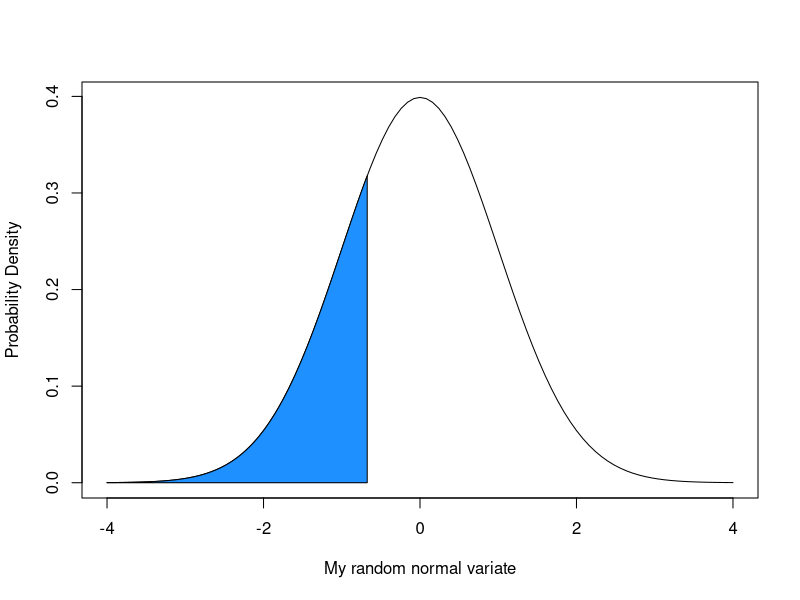
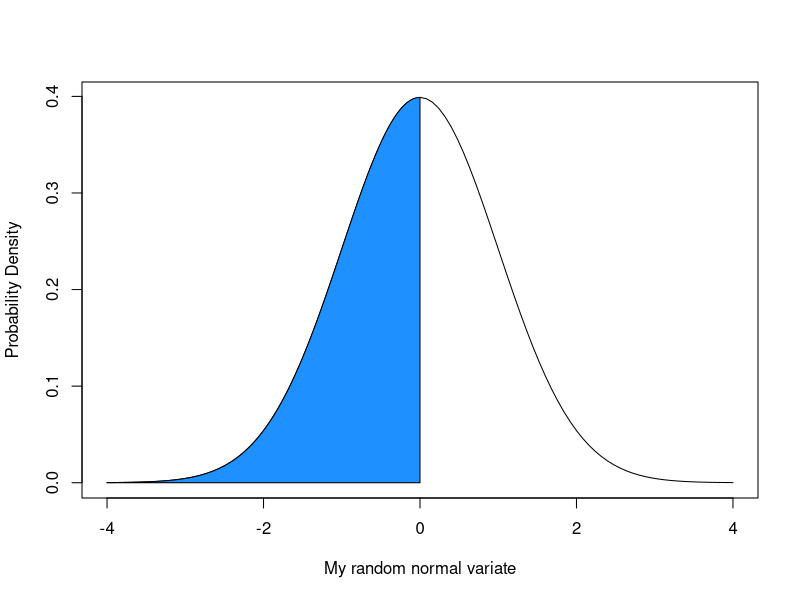
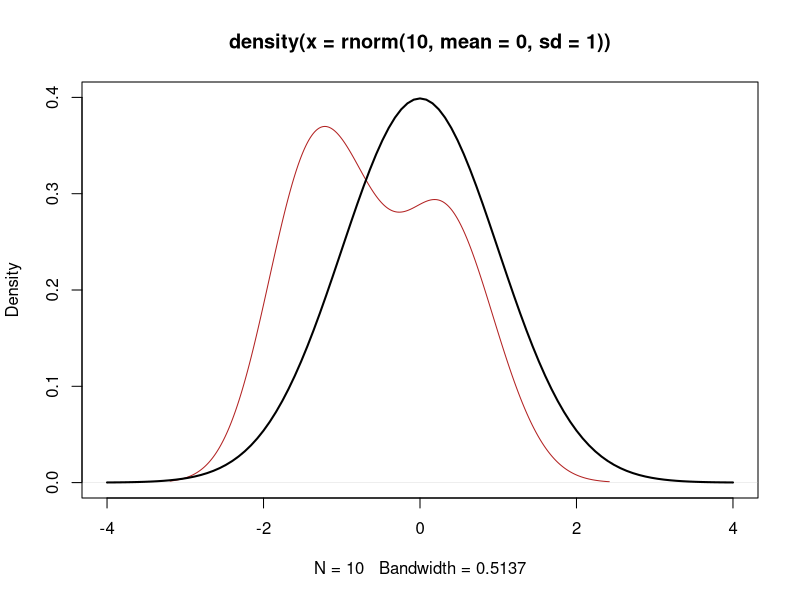
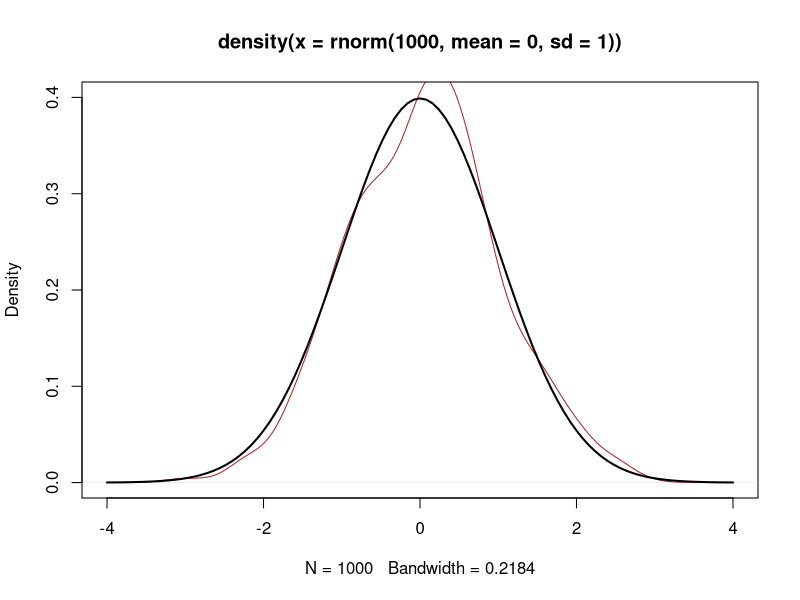
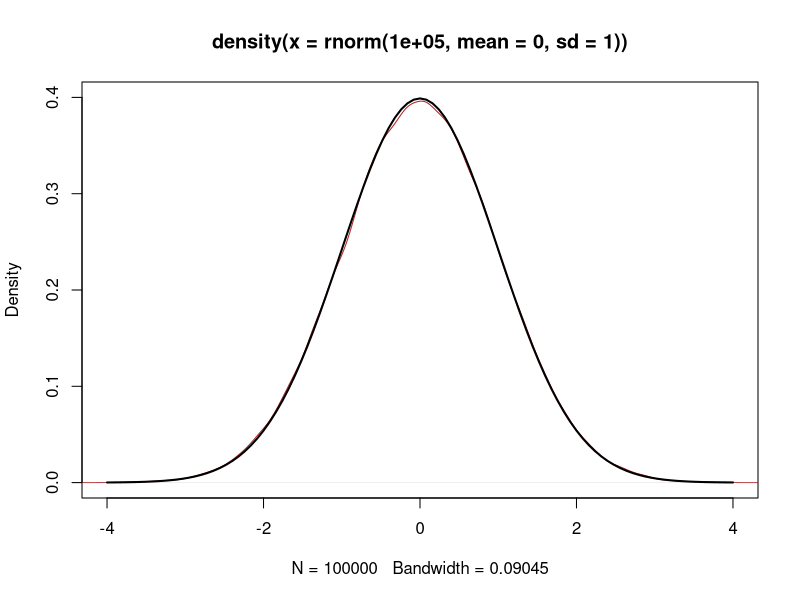
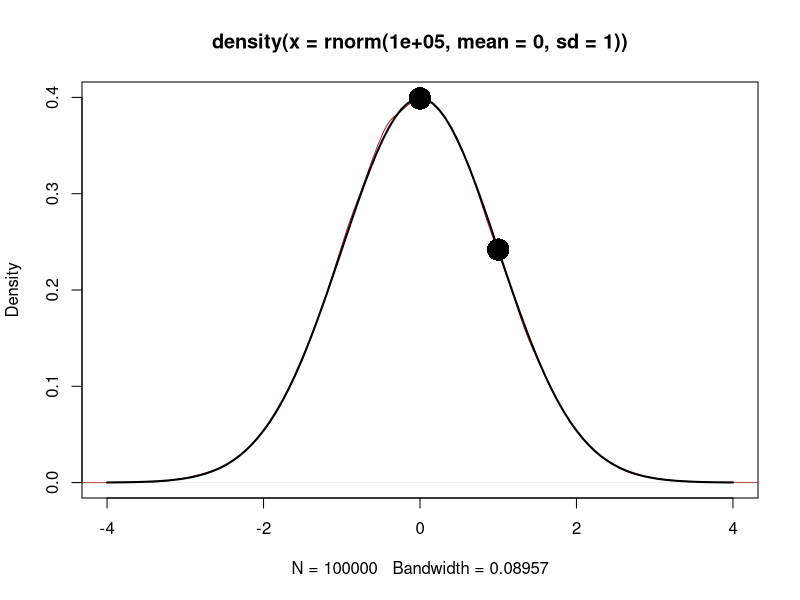
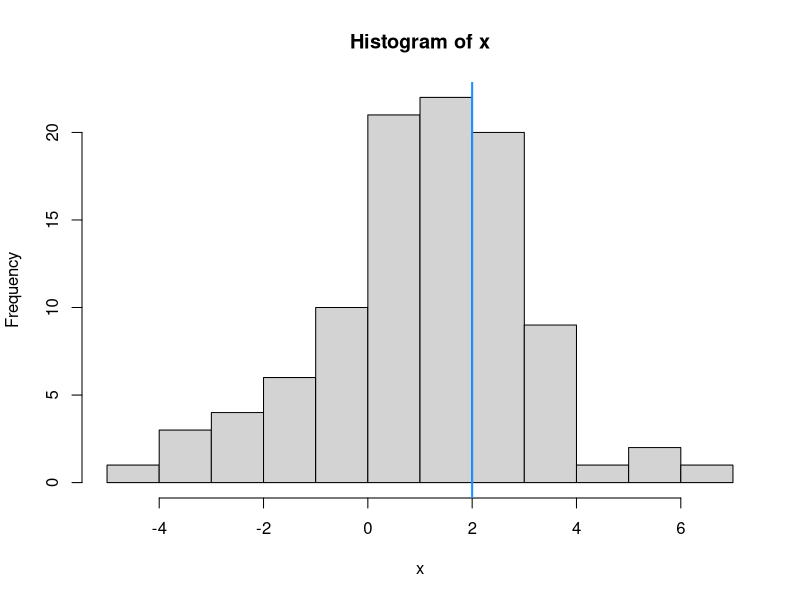
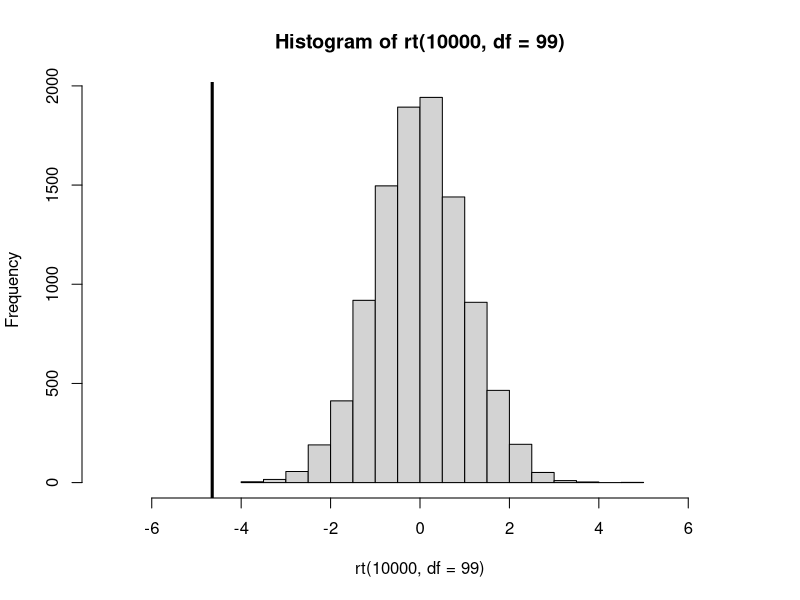

Here is the R script that generated these plots, in order:
## ---- chunk 1

coin <- rbinom(100, 1, p=0.5)
sum(coin == 1)

## ---- chunk 2



## ---- chunk 3

rnorm(100, 1, 1)
rbinom(100, 1, 0.25)
rpois(100, 1)
runif(100, 1, 20)
rgamma(100, 1, 1)

## ---- chunk 4

pnorm(-1, mean=0, sd=1)
pnorm(1, mean=0, sd=1)
pnorm(1, mean=0, sd=1, lower.tail=FALSE)


pbinom(0, 1, 0.15)
ppois(1, lambda=2)
punif(0.25, 0, 1)


## ---- chunk 5

pnorm(0.25, mean=0, sd=1)

qnorm(0.25, mean=0, sd=1)
pnorm(-0.6744898, mean=0, sd=1)

## ---- chunk 6

colorArea <- function(from, to, density, ..., col="dodgerblue", dens=NULL){
    y_seq <- seq(from, to, length.out=500)
    d <- c(0, density(y_seq, ...), 0)
    polygon(c(from, y_seq, to), d, col=col, density=dens)
}

curve(dnorm(x), from=-4, to=4, 
  ylab = "Probability Density",
  xlab = "My random normal variate")

colorArea(from=-4, to=qnorm(0.25), dnorm)

## ---- chunk 7

curve(dnorm(x), from=-4, to=4, 
  ylab = "Probability Density",
  xlab = "My random normal variate")

colorArea(from=-4, to=qnorm(0.5), dnorm)

## ---- chunk 8

plot(density(rnorm(10, mean=0, sd=1)), col='firebrick', 
  xlim=c(-4,4), ylim=c(0,0.4))
curve(dnorm(x), from=-4, to=4, add=TRUE, lwd=2)

plot(density(rnorm(1000, mean=0, sd=1)), col='firebrick', 
  xlim=c(-4,4), ylim=c(0,0.4))
curve(dnorm(x), from=-4, to=4, add=TRUE, lwd=2)

plot(density(rnorm(100000, mean=0, sd=1)), col='firebrick', 
  xlim=c(-4,4), ylim=c(0,0.4))
curve(dnorm(x), from=-4, to=4, add=TRUE, lwd=2)

## ---- chunk 9

plot(density(rnorm(100000, mean=0, sd=1)), col='firebrick', 
  xlim=c(-4,4), ylim=c(0,0.4))
curve(dnorm(x), from=-4, to=4, add=TRUE, lwd=2)
points(x=0, y=dnorm(0), pch=16, cex=3)
points(x=1, y=dnorm(1), pch=16, cex=3)

## ---- chunk 10
x <- rnorm(100, 1, 2)
mu <- 2

hist(x)
abline(v=mu, col='dodgerblue', lwd=2)

t.test(x, mu=mu)

tt <- (mean(x) - mu) / (sd(x) / sqrt(length(x)))
pt(tt, df=length(x)-1)

# why is the above value different from the t-test calculation from `t.test`?

pt(tt, df=length(x)-1)*2


hist(rt(10000, df=99), xlim=c(-7,7)) 
abline(v=tt, lwd=3)


## ---- chunk 11

x1 <- rnorm(100, 1, 2)
x2 <- rnorm(100, 2, 1)

t.test(x1, x2, var.equal=TRUE)


sp <- sqrt((var(x1)+var(x2)) / 2)
tt2 <- (mean(x1)-mean(x2)) / (sp*sqrt(2/length(x1)))

df <- (2*length(x1)) - 2

pt(tt2, df=df) * 2


hist(rt(10000, df=df), xlim=c(-5,5)) 
abline(v=tt2, lwd=3)


## at larger sample sizes, the normal distribution is approximately equal to the t-distribution (a z-test is the equivalent, which assumes that we know lots). The normal distribution is commonly used for significance testing (which we won't really go into here much beyond this t-test bit). 

pt(tt2, df=df)
pnorm(tt2)

## ---- chunk 12

outcomes <- c(0, 0, 0, 1, 1, 1, 1, 1, 1, 0, 0, 0, 0, 0, 0, 
1, 0, 1, 1, 0, 0, 0, 0, 0, 0, 0, 0, 1, 1, 0, 0, 0, 1, 0, 0, 
0, 0, 1, 0, 0, 0, 0, 0, 1, 0, 0, 0, 1, 0, 0, 0, 0, 1, 0, 0, 
0, 1, 0, 0, 0, 0, 1, 0, 0, 0, 0, 0, 0, 0, 0, 0, 1, 0, 0, 0, 
0, 0, 0, 0, 0, 0, 0, 0, 0, 0, 1, 0, 0, 0, 0, 0, 0, 0, 0, 0, 
1, 0, 0, 0, 0)



# the cheat way (binomial exact test) 
binom.test(sum(outcomes), n=100, p=0.5)

pbinom(sum(outcomes), 100, 0.5) * 2

## ---- chunk 13

pbinom(3, 10, 0.5)

## ---- chunk 14

pbinom(30, 100, 0.5)

## ---- chunk 15


## ---- chunk 16

1-dpois(5, 2)

## ---- chunk 17


## ---- chunk 18
library(stringr)
data(sentences)


## ---- chunk 19


## ---- chunk 20


logisticGrowth <- function(n, r, k){
  n*exp(r*(1-(n / k)))
}


logisticDynamics <- function(n,r,k, steps=100){
  ret <- c()
  ret[1] <- n
  if(length(r) == 1){
    r <- rep(r, steps)
  }
  for(i in 1:(steps-1)){
    ret[i+1] <- logisticGrowth(ret[i], r[i], k)
  }
  return(ret)
}


plot(logisticDynamics(n=2, r=0.25, k=100, steps=100), 
  type='b', las=1, ylab='population size', xlab='time',
  col='dodgerblue', pch=16)


## ---- chunk 21

logisticP1 <- function(Nt, b=0.1, d=0.1) {
  births <- sum(rbinom(Nt,1,b))
  deaths <- 0
  pop <- (Nt + births - deaths) 
  return(pop)
}

## ---- chunk 22

logisticP2 <- function(Nt, b=0.1, d=0.1) {
  births <- sum(rbinom(Nt, 1, b))
  deaths <- sum(rbinom(Nt, 1, d))
  pop <- (Nt + births - deaths) 
  return(pop)
}

## ---- chunk 23

logisticPDynamics <- function(Nt, b, d, steps=1000, mod=logisticP1){
  ret <- c()
  ret[1] <- Nt
  if(length(b) == 1){
    b <- rep(b, steps)
  }
  if(length(d) == 1){
    d <- rep(d, steps)
  }
  for(i in 1:(steps-1)){
    ret[i+1] <- mod(ret[i], b=b[i], d=d[i])
  }
  return(ret)
}


plot(logisticPDynamics(10, b=0.1, d=0.1, mod=logisticP1, steps=100), 
  type='l', las=1, ylab='population size', 
  xlab='time', col='dodgerblue')

## ---- chunk 24

# birth death equal
plot(logisticPDynamics(10, b=0.1, d=0.1, mod=logisticP2, steps=100), 
  type='l', ylim=c(0,30), 
  las=1, ylab='population size', xlab='time',
  col='dodgerblue')
lapply(1:100, function(x){
  lines(logisticPDynamics(10, b=0.1, d=0.1, mod=logisticP2, steps=100), col='dodgerblue')
})




# birth 2x death
plot(logisticPDynamics(10, b=0.2, d=0.1, mod=logisticP2, steps=100), 
  type='l', ylim=c(0,500),
  las=1, ylab='population size', xlab='time',
  col='dodgerblue')
lapply(1:100, function(x){
  lines(logisticPDynamics(10, b=0.2, d=0.1, mod=logisticP2, steps=100), col='dodgerblue')
})




# 1000 time steps
plot(logisticPDynamics(10, b=0.1, d=0.1, mod=logisticP2, steps=1000), 
  type='l', ylim=c(0,200),
  las=1, ylab='population size', xlab='time',
  col='dodgerblue')
lapply(1:100, function(x){
  lines(logisticPDynamics(10, b=0.1, d=0.1, mod=logisticP2, steps=1000), col=rainbow(100)[x])
})

## ---- chunk 25




## ---- chunk 26

sirModel <- function(init=c(100,1,0), beta=0.1, gamma=0.09, 
  steps=500, determ=TRUE){
  s <- i <- r <- c()
  s[1] <- init[1]/sum(init)
  i[1] <- init[2]/sum(init)
  r[1] <- init[3]/sum(init)

  if(determ){
    for(z in 2:steps){
      s[z] <- s[z-1] - (beta*s[z-1]*i[z-1])
      i[z] <- i[z-1] + (beta*s[z-1]*i[z-1]) - (gamma*i[z-1])
      r[z] <- r[z-1] + (gamma*i[z-1])
    }
  }
  if(determ==FALSE){
    for(z in 2:steps){
      infection <- (sum(rbinom(s[z-1], 1, beta*i[z-1])))
      recovery <- (sum(rbinom(i[z-1], 1, gamma)))
      s[z] <- s[z-1] - infection
      i[z] <- i[z-1] + infection - recovery
      r[z] <- r[z-1] + recovery
    }
  }
  return(data.frame(s,i,r))
}

## ---- chunk 27

plot(sirModel()$i)
plot(sirModel(determ=FALSE)$i)


## ---- chunk 28

sessionInfo()

